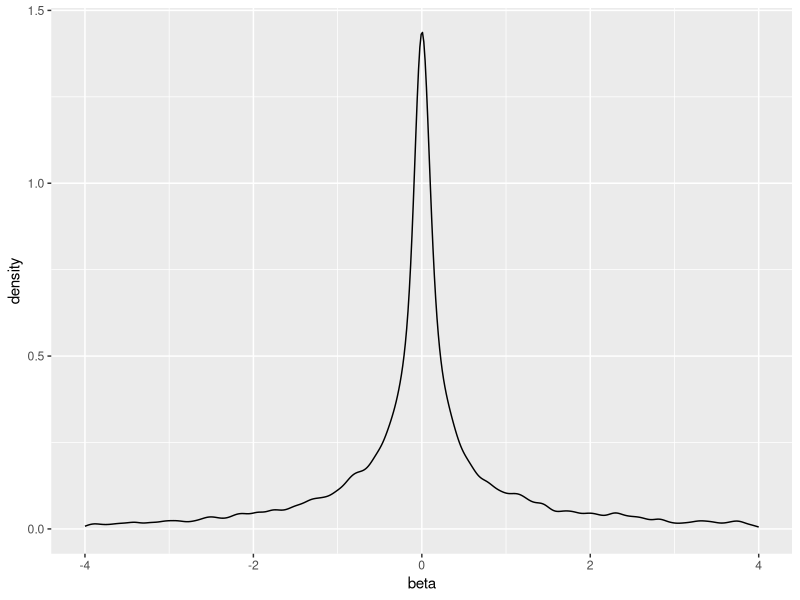

This chart was generated by the following R code:
## ---- chunk 1
library(dplyr)
R <- 10000
prior <- tibble(
  theta = runif(R, -1, 1),
  sigma = rexp(R, 1),
  # a choice for ???
  lambda = rexp(R, 1 / .75),
  beta = -lambda / sigma * 
    sign(theta) *
    log(1 - abs(theta)))
## ---- chunk 2
library(ggplot2); ggplot(prior) + geom_density(aes(beta)) + xlim(-4,4)
